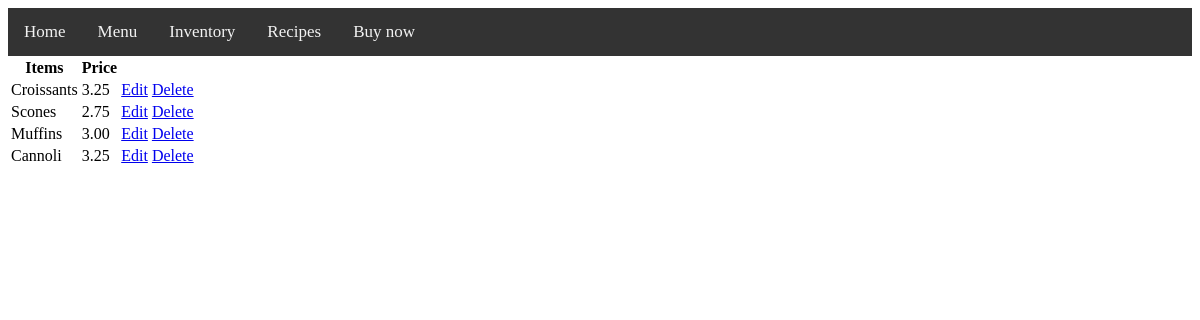
Page /menuitems/ on the committed database.
### inventory/models.py (models this page shows, shortened)
class MenuItem(models.Model):
    title = models.CharField(max_length=50)
    price = models.DecimalField(max_digits=5, decimal_places=2)

### inventory/views.py (the view)
# urls.py: path('menuitems/', views.MenuView.as_view(), name ='menuitemlist'),
class MenuView(ListView):
    model = MenuItem
    template_name = "inventory/menuitems.html"

### inventory/templates/inventory/menuitems.html
{% extends 'inventory/base.html' %}
{% load static %}
{% block head %}
 <link rel="stylesheet" href="{% static 'inventory/style.css' %}">
{% endblock %}
{% block content %}
<table>
    <thead>
      <tr>
        <th> Items </th>
        <th> Price </th>
      </tr>
    </thead>
    <tbody>
    {% for obj in object_list %}
      <tr>
        <td>{{obj.title}}</td>
        <td>{{obj.price}}</td>
          <td><a href="{% url 'updatemenuitem'  obj.id %}" >Edit </a></td>
        <td><a href="{% url 'deletemenuitem'  obj.id %}" >Delete </a></td>
      </tr>
    {% endfor %}
    </tbody>
 </table>
{% endblock %}

### rows in the picture
MenuItem: title "Croissants", price "3.25"
MenuItem: title "Scones", price "2.75"
MenuItem: title "Muffins", price "3.00"
MenuItem: title "Cannoli", price "3.25"
